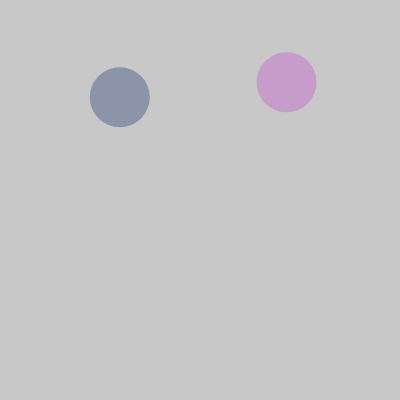
Frame 1 (no input)
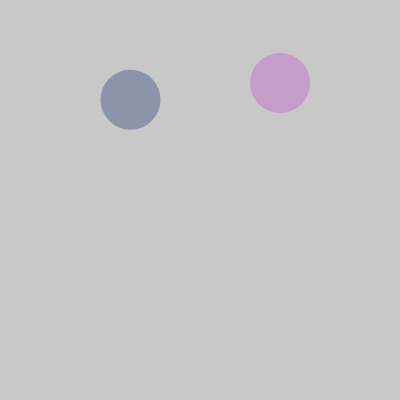
Frame 60 (no input)
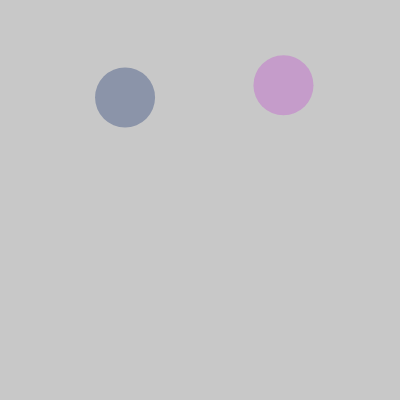
Frame 120 (the mouse pressed at the canvas centre since frame 60)

The p5.js sketch that drew these frames (run headless with seeded random() and noise() and a simulated clock; from frame 60 on, the mouse is pressed at the canvas centre):

// p5.js sketch
// ── sketch.js
var cells = [];

function setup(){
    createCanvas(400, 400);
    cells.push(new Cell());
    cells.push(new Cell());
}

function draw(){
    background(200);
    for(var i = 0; i < cells.length; i++){
        cells[i].move();
        cells[i].show();
    }
}

function mousePressed(){
    for(var i = cells.length-1; i >= 0 ; i--){
        if(cells[i].clicked(mouseX, mouseY)){
            cells.push(cells[i].mitosis());
            cells.push(cells[i].mitosis());
            cells.splice(i, 1);
            //console.log("Clicked"); 
        }
    }
}

// ── cell.js
function Cell(pos, r, c){
    
    if(pos){
        this.pos = pos.copy();
    }else{
        this.pos = createVector(random(width), random(height));
    }
    this.r = r || 60;
    this.c = c || color(random(255), random(255), random(255), 100);
    
    this.move =function(){
        var vel = p5.Vector.random2D();
        this.pos.add(vel);
    }
    
    this.show = function(){
        fill(this.c);
        noStroke();
        ellipse(this.pos.x, this.pos.y, this.r, this.r);
         
    }
    
    this.clicked = function(x, y){
        var d = dist(this.pos.x, this.pos.y, x, y);
        if(d < this.r){
            return true;
           }else{
            return false;   
           }
    }
    
    this.mitosis = function(){
        this.pos.x += random(-this.r, this.r);
        var cell = new Cell(this.pos, this.r*0.8, this.c);
        return cell;
    }
}
